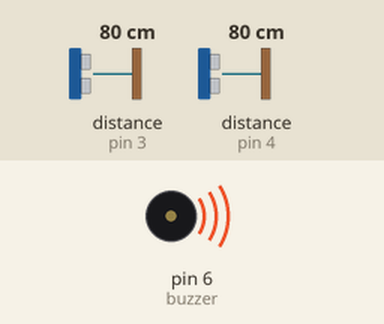
A sketch run on a simulated Arduino Uno, built with avr-gcc and run on an emulated ATmega328P. On the bench: buzzer (waves = sounding). Wiring (inferred from the names in the program): 2 × ultrasonic range finder: trigger pin 2, echo pin 3 / trigger pin 5, echo pin 4. The inputs (shaded band) are chosen by the test bench; at power-on: distance to the obstacle (sensors on pin 3, pin 4) 80 cm. The echo pulse lasts 58.3 µs per cm; what the sketch prints to the serial monitor is not drawn.

Above: at 0.1 s.
Timing chart, 0 to 1.6 s (numbered marks = the images above):
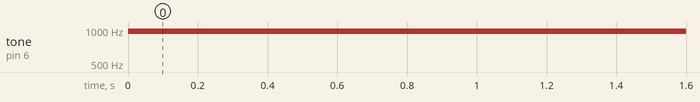

The sketch:

ArduinoNano.ino
```cpp
int8_t trig1 = 2;
int8_t echo1 = 3;
int8_t trig2 = 5;
int8_t echo2 = 4;
int8_t buzzer = 6;
uint8_t distance1;
uint8_t distance2;
uint64_t time = 0;
bool x = true;
// the setup function runs once when you press reset or power the board
void setup() {
  pinMode(trig1, OUTPUT);
  pinMode(echo1, INPUT);
  pinMode(trig2, OUTPUT);
  pinMode(echo2, INPUT);
  pinMode(buzzer, OUTPUT);
  Serial.begin(2000000);
}
uint64_t time1 = millis();
String sRead;
// the loop function runs over and over again until power down or reset
void loop() {
  if (millis() - time1 > 200) {
    distance1 = senzorCall(trig1, echo1);
  }
  if (millis() - time1 > 400) {
    distance2 = senzorCall(trig2, echo2);

    if (distance1 < 40)
      Serial.print(distance1 / 10);
    else
      Serial.print(5);
    if (distance2 < 40)
      Serial.println(distance2 / 10);
    else
      Serial.println(5);

    time1 = millis();
  }
  if (sRead.toInt() == 0)
    if (distance1 < 10 || distance2 < 10)
      analogWrite(buzzer, 127);
    else if (distance1 < 20 || distance2 < 20)
      buzzerCall(250);
    else if (distance1 < 30 || distance2 < 30)
      buzzerCall(500);
    else if (distance1 < 40 || distance2 < 40)
      buzzerCall(750);
    else
     analogWrite(buzzer, 0);

  if (Serial.available() > 0) {
    sRead = Serial.readStringUntil('\n');
  }
  if (distance1 > 40 && distance2 > 40 || sRead.toInt() != 0)
    analogWrite(buzzer, sRead.toInt()*127);

}
int senzorCall(int trig, int echo) {
  digitalWrite(trig, HIGH);
  delayMicroseconds(10);
  digitalWrite(trig, LOW);
  long timecount = pulseIn(echo, HIGH);
  return (timecount * 0.034) / 2;
}

void buzzerCall(int perioada) {
  if (x) {
    time = millis();
    x = false;
  }

  if (millis() - time < 50)
    analogWrite(buzzer, 127);
  else if (millis() - time < perioada)
    analogWrite(buzzer, 0);
  else
    x = true;
}
```

Measured:
- by itself, tone on pin 6 (buzzer): silent → 977 Hz at 0.00 s
